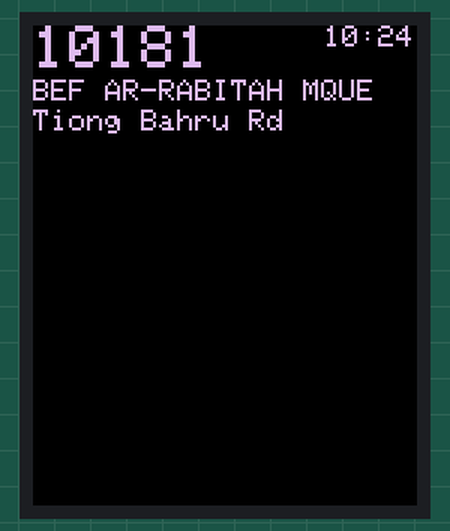
Recording of a sketch running on a simulated ESP8266 (NodeMCU). On the bench: 128×160 colour display. WiFi joins after 1.5 s; servers stay silent unless stated; network time is answered at once with the bench clock; uploads are accepted with an empty reply; the local clock reads 2024-03-15 10:24:30 at power-on unless the sketch sets it; what the sketch prints to the serial monitor is not drawn.

Above: at 2.6 s.
At 8.6 s:
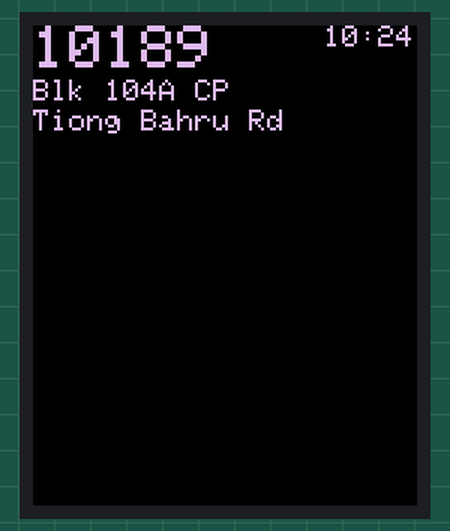
At 14.6 s:
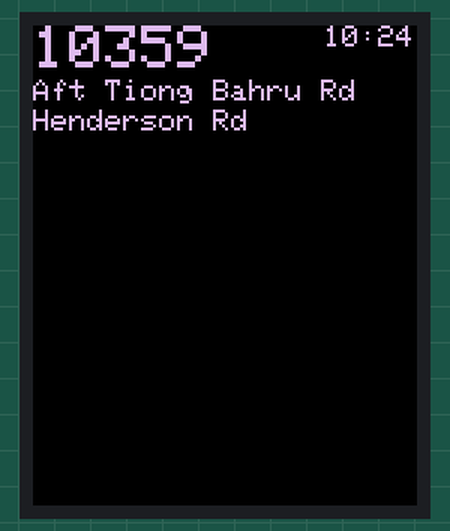
At 20.6 s:
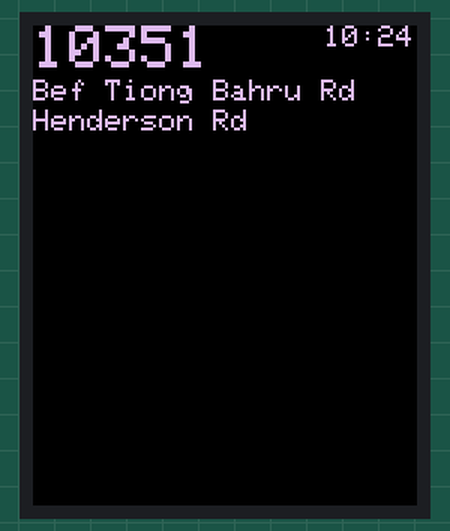
At 33.5 s:
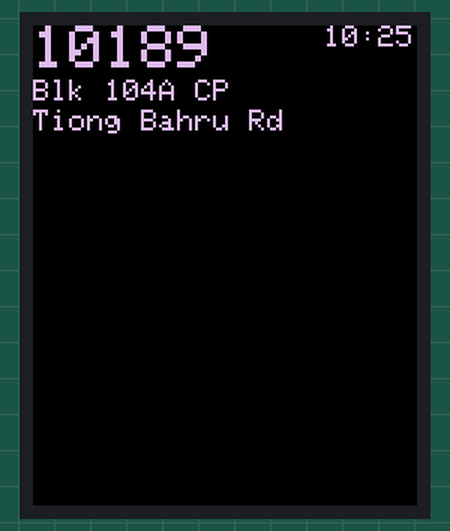
At 39.5 s:
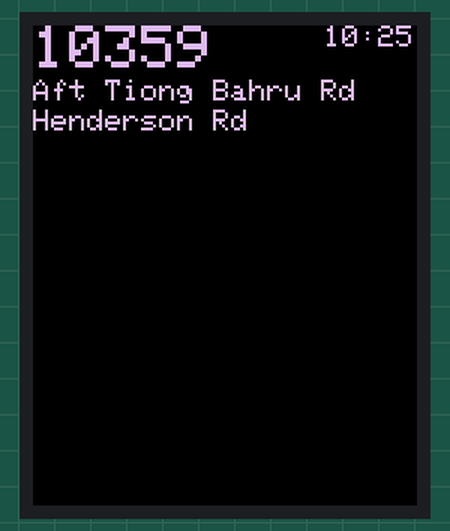

The sketch:

Esp8266busstopmonitor.ino
```cpp
/**
   BusStopMonitor.ino

   Created on: 02.02.2019
*/

#include <Arduino.h>
#include <ESP8266WiFi.h>
#include <ESP8266WiFiMulti.h>
#include <ESP8266HTTPClient.h>
#include <WiFiClient.h>
#include <time.h>
#include <sys/time.h>
#include <NTPClient.h>
#include <WiFiUdp.h>
#include <Adafruit_GFX.h>
#include <Adafruit_ST7735.h>
#include <SPI.h>

#define TFT_RST 16 //D0
#define TFT_CS  5  //D1
#define TFT_DC  4  //D2

int offset = 8 * 60 * 60;

ESP8266WiFiMulti WiFiMulti;
WiFiUDP ntpUDP;
NTPClient timeClient(ntpUDP, "sg.pool.ntp.org", offset, 60000);

Adafruit_ST7735 tft = Adafruit_ST7735(TFT_CS, TFT_DC, TFT_RST);

const int NUMBER_OF_BUSSES   = 40;
const int NUMBER_OF_BUSSTOPS = 4;
const int NUMBER_OF_TIMES    = 3;

class BusInfo
{
   public:
     String busNo;
     String arrival[NUMBER_OF_TIMES];
};

class Busstop
{
  public:
    String id;
    String description;
    String roadName;
    BusInfo listOfBusses[NUMBER_OF_BUSSES];
};

class BusstopList
{
  public:
    Busstop busstops[NUMBER_OF_BUSSTOPS];
};

BusstopList busstopList;

void setup()
{
    Serial.begin(115200);

    WiFi.mode(WIFI_STA);
    WiFiMulti.addAP("XXX", "YYY");

    timeClient.begin();

    tft.initR(INITR_BLACKTAB);
    tft.setTextWrap(false);
    tft.fillScreen(0x0000);
}

void loop()
{
    // wait for WiFi connection
    if ((WiFiMulti.run() == WL_CONNECTED))
    {
        WiFiClient client;
        HTTPClient http;

        busstopList.busstops[0].id = "10181";
        busstopList.busstops[1].id = "10189";
        busstopList.busstops[2].id = "10359";
        busstopList.busstops[3].id = "10351";


        busstopList.busstops[0].description = "BEF AR-RABITAH MQUE";
        busstopList.busstops[1].description = "Blk 104A CP";
        busstopList.busstops[2].description = "Aft Tiong Bahru Rd";
        busstopList.busstops[3].description = "Bef Tiong Bahru Rd";

        busstopList.busstops[0].roadName = "Tiong Bahru Rd";
        busstopList.busstops[1].roadName = "Tiong Bahru Rd";
        busstopList.busstops[2].roadName = "Henderson Rd";
        busstopList.busstops[3].roadName = "Henderson Rd";


        for (int n = 0; n < NUMBER_OF_BUSSTOPS; n++)
        {
            String url = "http://datamall2.mytransport.sg/ltaodataservice/BusArrivalv2?BusStopCode=" + busstopList.busstops[n].id;

            if (http.begin(client, url))
            {
                http.setTimeout(5000);
                http.addHeader("AccountKey", "X");

                int httpCode = http.GET();

                // httpCode will be negative on error
                if (httpCode > 0)
                {
                    // file found at server
                    if (httpCode == HTTP_CODE_OK ||
                        httpCode == HTTP_CODE_MOVED_PERMANENTLY)
                    {
                        timeClient.update();
                        String currentDate = timeClient.getFormattedTime();

                        String payload = http.getString();
                        Serial.println(payload);

                        int pos = 0;

                        for (int m = 0; m < NUMBER_OF_BUSSES; m++)
                        {
                            String busNo;

                            GetBusNo(payload, busNo, pos, m);

                            Serial.print(" Bus: ");
                            Serial.print(busNo);

                            busstopList.busstops[n].listOfBusses[m].busNo = busNo;

                            if (pos == -1)
                                break;

                            Serial.print(" Current: ");
                            Serial.print(currentDate);

                            for (int p = 0; p < NUMBER_OF_TIMES; p++)
                            {
                                String arrivalTime;
                                GetArrivalTime(payload, arrivalTime, pos);

                                if(pos == -1)
                                  break;

                                String minutes;

                                if(arrivalTime != "NA")
                                    minutes = SubtractDates(currentDate, arrivalTime);
                                else
                                    minutes = "NA";

                                busstopList.busstops[n].listOfBusses[m].arrival[p] = minutes;

                                Serial.print(" Arrival: ");
                                Serial.print(arrivalTime);
                                Serial.print(" Minutes: ");
                                Serial.print(minutes);

                                pos++;
                            }

                            Serial.println(" ");
                        }

                        Serial.println("@@@@@@@");
                    }
                }
                else
                {
                    Serial.printf("[HTTP] GET... failed, error: %s\n", http.errorToString(httpCode).c_str());
                }

                http.end();
            }
            else
            {
                Serial.printf("[HTTP} Unable to connect\n");
            }

        }

        PrintFrame(busstopList);
    }

}

void PrintFrame(BusstopList &busstopList)
{
    bool validData = false;

    for (int x = 0; x < NUMBER_OF_BUSSTOPS; x++)
    {
        tft.fillScreen(0x0000);

        timeClient.update();
        String currentDate = timeClient.getFormattedTime();
        PrintTime(currentDate);

        tft.setTextSize(2);
        tft.setCursor(0, 0);
        tft.setTextColor(0xDDDD);
        tft.println(busstopList.busstops[x].id);

        tft.setTextSize(1);
        tft.setCursor(0, 18);
        tft.setTextColor(0xDDDD);
        tft.println(busstopList.busstops[x].description);

        tft.setTextSize(1);
        tft.setCursor(0, 28);
        tft.setTextColor(0xDDDD);
        tft.println(busstopList.busstops[x].roadName);


        for (int n = 0; busstopList.busstops[x].listOfBusses[n].busNo != ""; n++)
        {
            tft.setTextSize(1);
            tft.setCursor(5, 40 + 12 * n);
            tft.setTextColor(0xEEEE);
            tft.println(busstopList.busstops[x].listOfBusses[n].busNo);

            for (int m = 0; m < NUMBER_OF_TIMES; m++)
            {
                tft.setTextSize(1);
                tft.setCursor(40 + m * 30, 40 + 12 * n);
                tft.setTextColor(0xDDDD);
                tft.println(busstopList.busstops[x].listOfBusses[n].arrival[m]);

                validData = true;
            }
        }

        delay(6000);
    }
}


void PrintTime(String currentDate)
{
    tft.setTextSize(1);
    tft.setCursor(97, 0);
    tft.setTextColor(0xDDDD);
    tft.println(currentDate.substring(0,5));
}

void GetArrivalTime(String &payload, String &arrivalTime, int &pos)
{
      pos = payload.indexOf("EstimatedArrival", pos);

      if (pos == -1)
        return;

      arrivalTime = payload.substring(pos + 30, pos + 38);

      if (arrivalTime[0] == '\"')
      {
        arrivalTime = "NA";
      }
}

void GetBusNo(String &payload, String &busNo, int &pos, int &m)
{
    pos = payload.indexOf("ServiceNo", pos + 1);

    if (pos == -1)
      return;

    busNo = payload.substring(pos + 12, pos + 15);

    if (busNo[busNo.length() - 1] == '\"')
    {
      busNo = busNo.substring(0,2);
    }

    if (busNo[busNo.length() - 1] == ',')
    {
      busNo = busNo.substring(0,1);
    }
}

void ParseDate(String &strDate, int *arrDate)
{
    arrDate[0] = strDate.substring(0,2).toInt();
    arrDate[1] = strDate.substring(3,5).toInt();
    arrDate[2] = strDate.substring(6,8).toInt();
}


int SubtractDates(String currentDate, String arrivalDate)
{
    int currentDateAr[3];
    int arrivalDateAr[3];

    ParseDate(currentDate, currentDateAr);
    ParseDate(arrivalDate, arrivalDateAr);

    int minutes = arrivalDateAr[1] - currentDateAr[1];

    if (minutes < 0)
    {
        if (arrivalDateAr[0] == currentDateAr[0])
            minutes = 0;
        else
            minutes += 60;
    }

    return minutes;
}
```

Measured:
- what the display in image 0 shows lasts 6.0 s, from 2.5 s to 8.5 s
- what the display in image 3 shows lasts 6.8 s, from 20.6 s to 27.4 s
